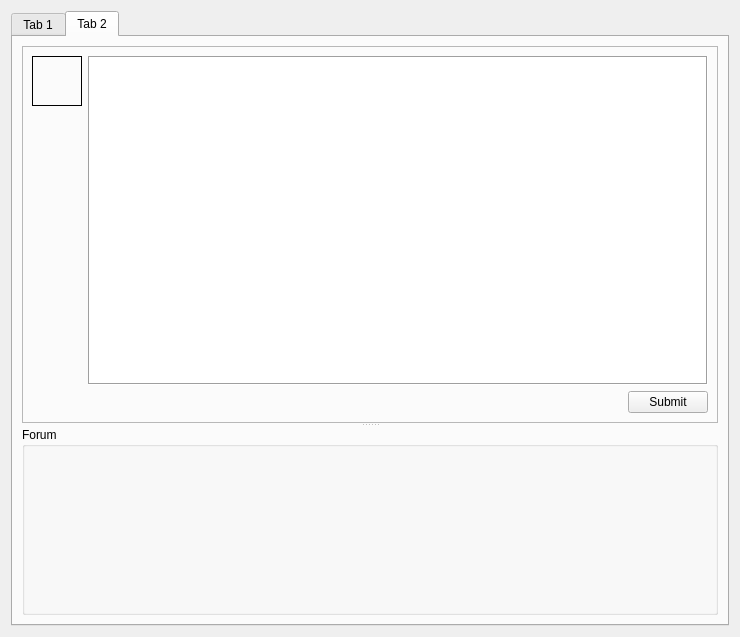
<?xml version="1.0" encoding="UTF-8"?>
<ui version="4.0">
 <class>Form</class>
 <widget class="QWidget" name="Form">
  <property name="geometry">
   <rect>
    <x>0</x>
    <y>0</y>
    <width>740</width>
    <height>637</height>
   </rect>
  </property>
  <property name="windowTitle">
   <string>Form</string>
  </property>
  <layout class="QVBoxLayout" name="verticalLayout_5">
   <item>
    <widget class="QTabWidget" name="tabWidget">
     <property name="currentIndex">
      <number>1</number>
     </property>
     <widget class="QWidget" name="tab_3">
      <attribute name="title">
       <string>Tab 1</string>
      </attribute>
      <layout class="QVBoxLayout" name="verticalLayout_2">
       <item>
        <widget class="QTreeWidget" name="treeWidget">
         <property name="alternatingRowColors">
          <bool>true</bool>
         </property>
         <property name="columnCount">
          <number>3</number>
         </property>
         <attribute name="headerVisible">
          <bool>false</bool>
         </attribute>
         <attribute name="headerCascadingSectionResizes">
          <bool>false</bool>
         </attribute>
         <attribute name="headerDefaultSectionSize">
          <number>100</number>
         </attribute>
         <attribute name="headerStretchLastSection">
          <bool>true</bool>
         </attribute>
         <column>
          <property name="text">
           <string>Title</string>
          </property>
         </column>
         <column>
          <property name="text">
           <string>Poster</string>
          </property>
         </column>
         <column>
          <property name="text">
           <string>Post Time</string>
          </property>
         </column>
        </widget>
       </item>
       <item>
        <widget class="QLabel" name="label_3">
         <property name="text">
          <string>Selected Post:</string>
         </property>
        </widget>
       </item>
       <item>
        <widget class="QTextEdit" name="textEdit"/>
       </item>
       <item>
        <layout class="QHBoxLayout" name="horizontalLayout">
         <item>
          <spacer name="horizontalSpacer">
           <property name="orientation">
            <enum>Qt::Horizontal</enum>
           </property>
           <property name="sizeHint" stdset="0">
            <size>
             <width>40</width>
             <height>20</height>
            </size>
           </property>
          </spacer>
         </item>
         <item>
          <widget class="QPushButton" name="replyButton">
           <property name="enabled">
            <bool>false</bool>
           </property>
           <property name="text">
            <string>New Reply</string>
           </property>
          </widget>
         </item>
        </layout>
       </item>
      </layout>
     </widget>
     <widget class="QWidget" name="tab_4">
      <attribute name="title">
       <string>Tab 2</string>
      </attribute>
      <layout class="QVBoxLayout" name="verticalLayout_4">
       <item>
        <widget class="QSplitter" name="splitter">
         <property name="orientation">
          <enum>Qt::Vertical</enum>
         </property>
         <property name="childrenCollapsible">
          <bool>false</bool>
         </property>
         <widget class="QFrame" name="frame">
          <property name="sizePolicy">
           <sizepolicy hsizetype="Preferred" vsizetype="Preferred">
            <horstretch>0</horstretch>
            <verstretch>1</verstretch>
           </sizepolicy>
          </property>
          <property name="frameShape">
           <enum>QFrame::StyledPanel</enum>
          </property>
          <property name="frameShadow">
           <enum>QFrame::Raised</enum>
          </property>
          <layout class="QVBoxLayout" name="verticalLayout_3">
           <item>
            <layout class="QHBoxLayout" name="horizontalLayout_3">
             <item>
              <layout class="QVBoxLayout" name="verticalLayout">
               <item>
                <widget class="QLabel" name="avatarLabel">
                 <property name="sizePolicy">
                  <sizepolicy hsizetype="Minimum" vsizetype="Minimum">
                   <horstretch>0</horstretch>
                   <verstretch>0</verstretch>
                  </sizepolicy>
                 </property>
                 <property name="minimumSize">
                  <size>
                   <width>50</width>
                   <height>50</height>
                  </size>
                 </property>
                 <property name="maximumSize">
                  <size>
                   <width>100</width>
                   <height>100</height>
                  </size>
                 </property>
                 <property name="frameShape">
                  <enum>QFrame::Box</enum>
                 </property>
                 <property name="text">
                  <string/>
                 </property>
                 <property name="scaledContents">
                  <bool>false</bool>
                 </property>
                 <property name="textInteractionFlags">
                  <set>Qt::NoTextInteraction</set>
                 </property>
                </widget>
               </item>
               <item>
                <spacer name="verticalSpacer">
                 <property name="orientation">
                  <enum>Qt::Vertical</enum>
                 </property>
                 <property name="sizeType">
                  <enum>QSizePolicy::MinimumExpanding</enum>
                 </property>
                 <property name="sizeHint" stdset="0">
                  <size>
                   <width>47</width>
                   <height>8</height>
                  </size>
                 </property>
                </spacer>
               </item>
              </layout>
             </item>
             <item>
              <widget class="QTextEdit" name="postTextEdit">
               <property name="sizePolicy">
                <sizepolicy hsizetype="Expanding" vsizetype="Minimum">
                 <horstretch>0</horstretch>
                 <verstretch>0</verstretch>
                </sizepolicy>
               </property>
               <property name="minimumSize">
                <size>
                 <width>0</width>
                 <height>40</height>
                </size>
               </property>
               <property name="frameShape">
                <enum>QFrame::Box</enum>
               </property>
              </widget>
             </item>
            </layout>
           </item>
           <item>
            <layout class="QHBoxLayout" name="horizontalLayout_2">
             <item>
              <spacer name="horizontalSpacer_2">
               <property name="orientation">
                <enum>Qt::Horizontal</enum>
               </property>
               <property name="sizeHint" stdset="0">
                <size>
                 <width>492</width>
                 <height>20</height>
                </size>
               </property>
              </spacer>
             </item>
             <item>
              <widget class="QPushButton" name="postSubmitButton">
               <property name="text">
                <string>Submit</string>
               </property>
              </widget>
             </item>
            </layout>
           </item>
          </layout>
         </widget>
         <widget class="QGroupBox" name="forumBox">
          <property name="sizePolicy">
           <sizepolicy hsizetype="Preferred" vsizetype="Expanding">
            <horstretch>0</horstretch>
            <verstretch>4</verstretch>
           </sizepolicy>
          </property>
          <property name="title">
           <string>Forum</string>
          </property>
          <property name="flat">
           <bool>true</bool>
          </property>
         </widget>
        </widget>
       </item>
      </layout>
     </widget>
    </widget>
   </item>
  </layout>
 </widget>
 <resources/>
 <connections/>
</ui>
